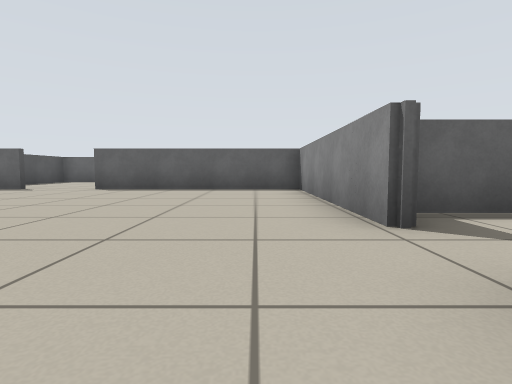
View 1 (above)

24 first-person views from a walk through a robot-simulator world made for Stage. The camera is 0.46 m above the floor, tilts 4° down and sees 80° across. The lines on the ground mark 1 m squares. The floor is counted in squares, 1 m on a side. Each view is taken from the middle of a square. On the plan, view 1 faces up. The plan holds only what a view shows up to about 9 squares ahead; the rest is blank. Robots are left out.

View 2
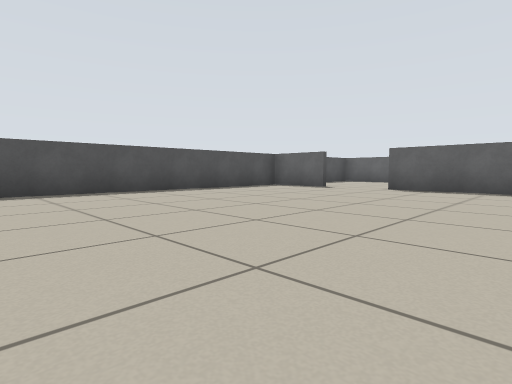

View 3
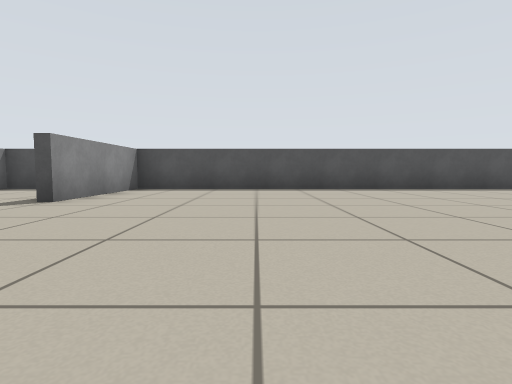

View 4
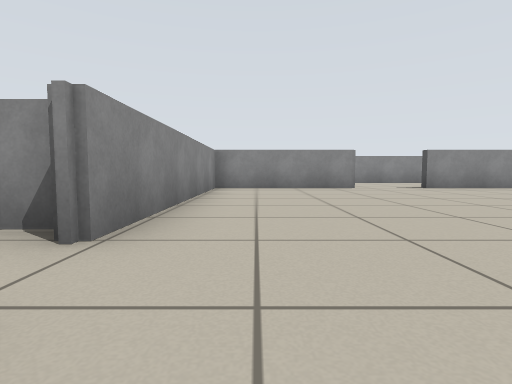

View 5
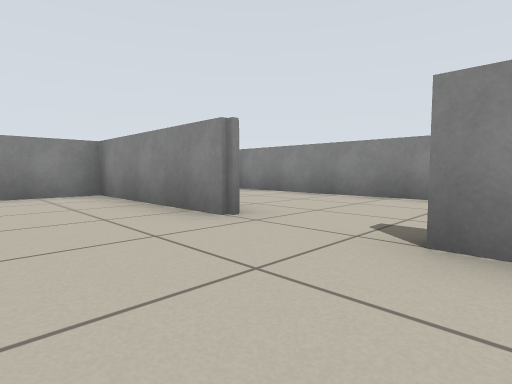

View 6
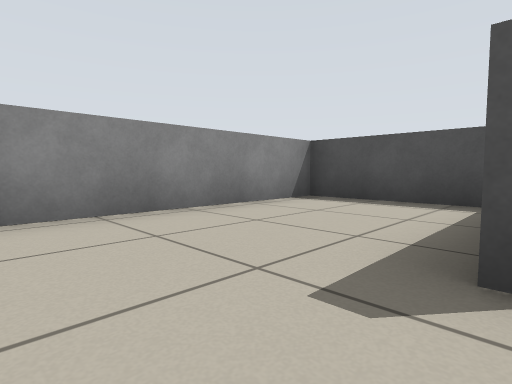

View 7
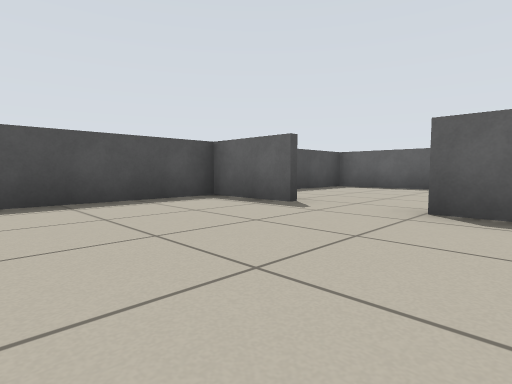

View 8
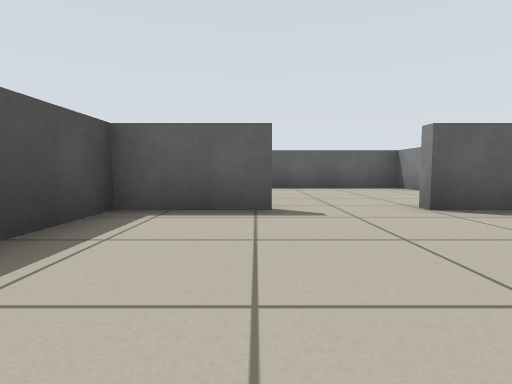

View 9
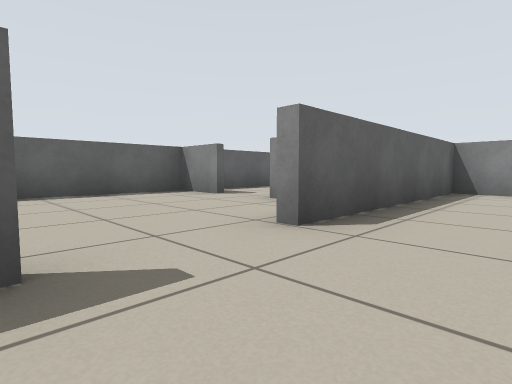

View 10
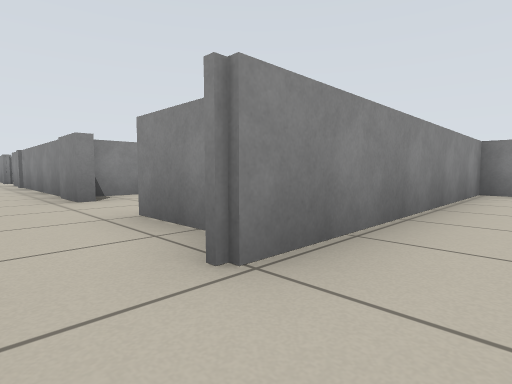

View 11
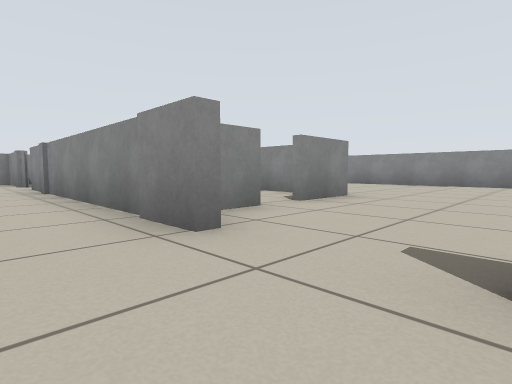

View 12
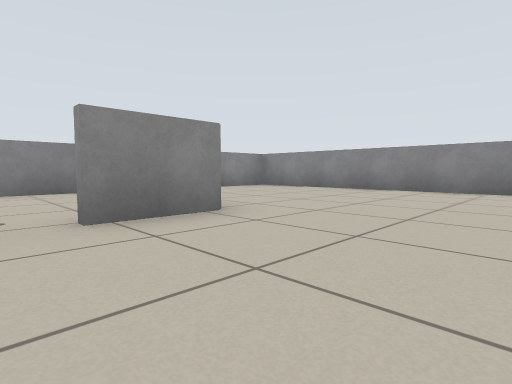

View 13
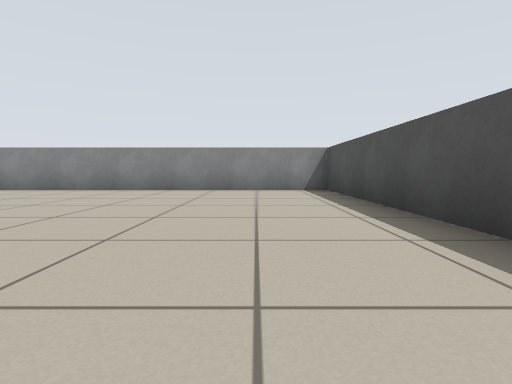

View 14
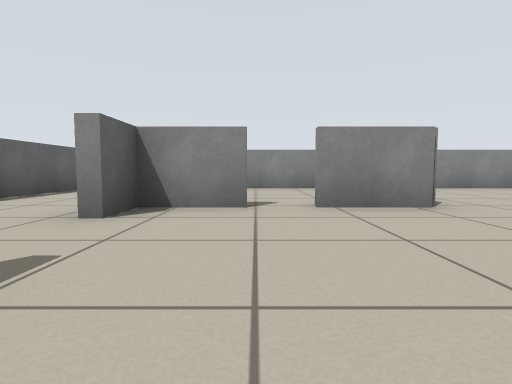

View 15
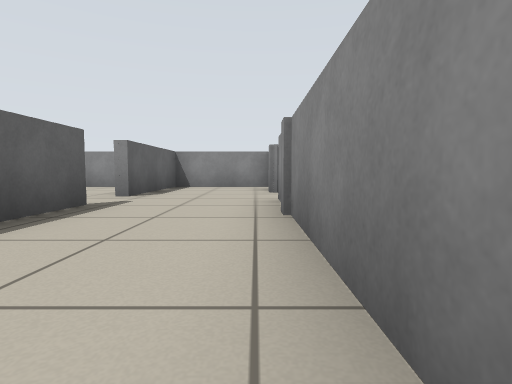

View 16
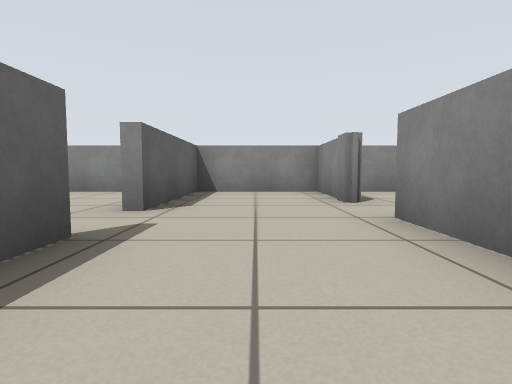

View 17
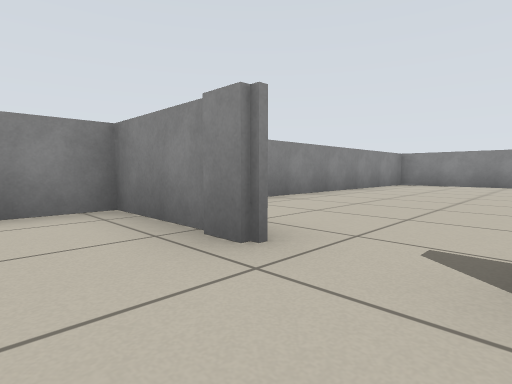

View 18
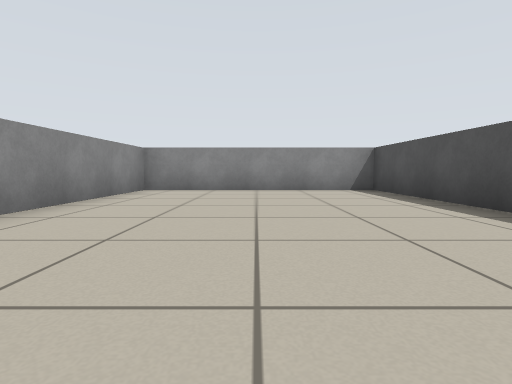

View 19
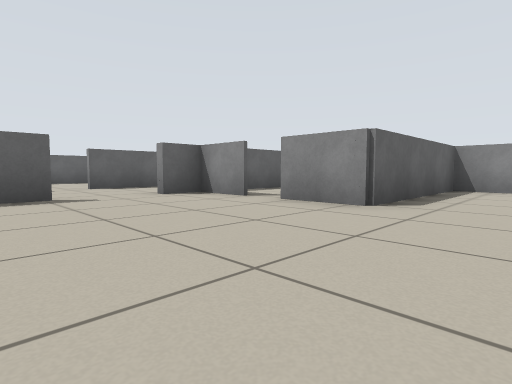

View 20
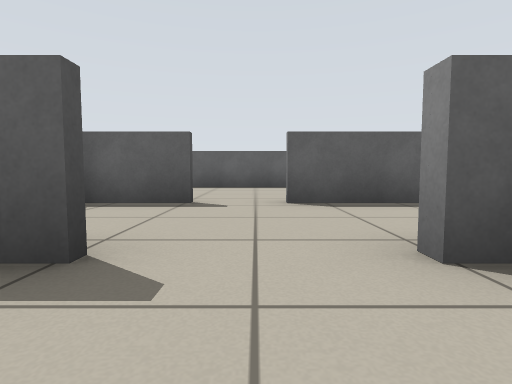

View 21
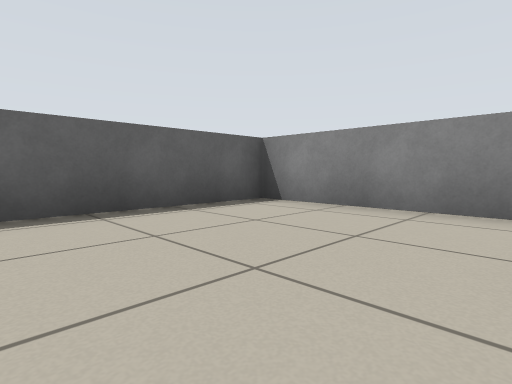

View 22
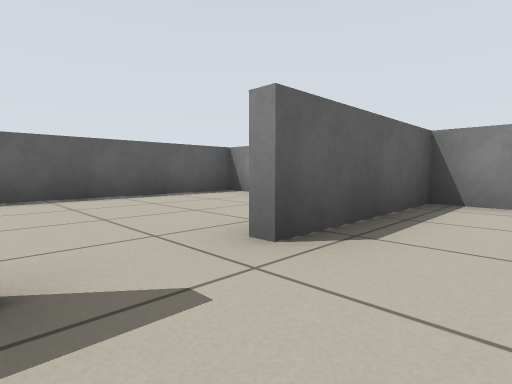

View 23
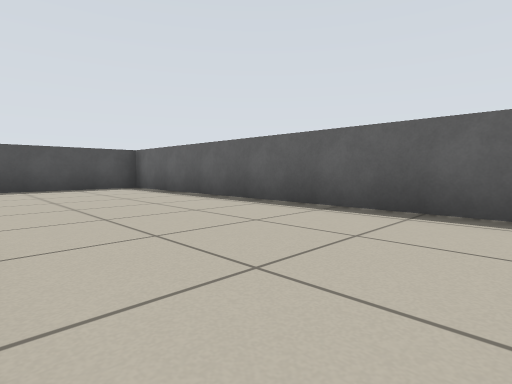

View 24
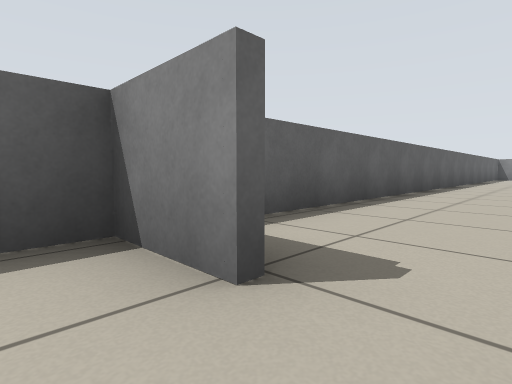

### Floor plan
Ten units are one square. View 1 is at (0, 0); x grows to the right and y downward. Boxes are objects, and circles mark ways between rooms. Rooms are numbered by the first view taken in them; rooms with no view inside come last. Other rooms are left out.
<svg viewBox="-82 -127 244 215">
<path fill="none" stroke="#000" d="M11 -24 11 -75 -40 -75M-58 -75 -77 -75 -77 50 -44 50M-26 50 11 50 11 -11M-77 56 -77 83 9 83M111 -33 44 -33M49 -6 120 -6M31 -33 15 -33M132 -6 157 -6 157 -33 124 -33M15 -6 31 -6M58 10 58 -5 49 -5M13 29 13 83 91 83M100 78 100 33 58 33 58 18M31 -5 24 -5M102 42 102 83 157 83 157 2M67 -42 67 -75 22 -75M157 -49 157 -75 69 -75 69 -46M-22 -109 -22 -122 -77 -122 -77 -100M85 -5 71 -5M70 31 80 31M100 29 100 8"/>
<circle cx="-35" cy="50" r="3" fill="#2a7"/>
<circle cx="0" cy="-20" r="3" fill="#2a7"/>
<circle cx="-45" cy="-80" r="3" fill="#2a7"/>
<circle cx="40" cy="0" r="3" fill="#2a7"/>
<circle cx="130" cy="0" r="3" fill="#2a7"/>
<circle cx="40" cy="-30" r="3" fill="#2a7"/>
<circle cx="120" cy="-30" r="3" fill="#2a7"/>
<circle cx="60" cy="15" r="3" fill="#2a7"/>
<text x="-40" y="-20">1</text>
<text x="-40" y="70">2</text>
<text x="80" y="-20">3</text>
<text x="50" y="50">4</text>
<text x="130" y="40">5</text>
<text x="40" y="-60">6</text>
<text x="110" y="-60">7</text>
<text x="-50" y="-100">8</text>
<text x="80" y="10">9</text>
</svg>
Room 1 opens to room 2. Room 1 opens to room 3. Room 1 opens to room 8. Room 3 opens to room 4. Room 3 opens to room 5. Room 3 opens to room 6. Room 3 opens to room 7. Room 4 opens to room 9.

Where each view was taken, in squares from view 1:
view 1: 0 up, 0 right, facing up
view 2: 0 up, 1 left, facing up-left
view 3: 2 down, 0 right, facing left
view 4: 3 up, 0 right, facing down
view 5: 3 down, 5 left, facing down-right
view 6: 5 down, 3 left, facing down-left
view 7: 4 up, 3 left, facing up-left
view 8: 4 up, 6 left, facing up
view 9: 6 up, 6 left, facing up-right
view 10: 2 up, 0 right, facing down-right
view 11: 2 up, 3 right, facing down-right
view 12: 1 down, 3 right, facing down-right
view 13: 1 down, 3 right, facing down
view 14: 1 down, 2 right, facing right
view 15: 1 up, 7 right, facing right
view 16: 2 up, 9 right, facing right
view 17: 2 up, 12 right, facing down-right
view 18: 1 down, 13 right, facing down
view 19: 5 down, 2 right, facing up-right
view 20: 1 down, 4 right, facing up
view 21: 4 up, 3 right, facing up-right
view 22: 2 up, 11 right, facing up-right
view 23: 4 up, 15 right, facing up-left
view 24: 10 up, 3 left, facing up-right
